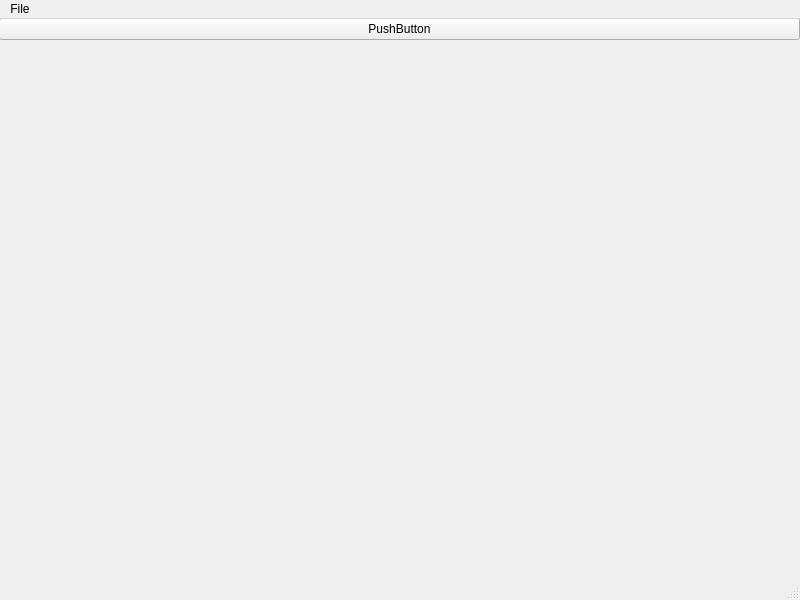
<?xml version="1.0" encoding="UTF-8"?>
<ui version="4.0">
 <class>MainWindow</class>
 <widget class="QMainWindow" name="MainWindow">
  <property name="geometry">
   <rect>
    <x>0</x>
    <y>0</y>
    <width>800</width>
    <height>600</height>
   </rect>
  </property>
  <property name="windowTitle">
   <string>MainWindow</string>
  </property>
  <widget class="QWidget" name="centralwidget">
   <widget class="QWidget" name="verticalLayoutWidget">
    <property name="geometry">
     <rect>
      <x>-1</x>
      <y>-1</y>
      <width>801</width>
      <height>561</height>
     </rect>
    </property>
    <layout class="QVBoxLayout" name="verticalLayout">
     <property name="sizeConstraint">
      <enum>QLayout::SetMaximumSize</enum>
     </property>
     <item>
      <widget class="QPushButton" name="pushButton">
       <property name="text">
        <string>PushButton</string>
       </property>
      </widget>
     </item>
    </layout>
   </widget>
  </widget>
  <widget class="QMenuBar" name="menubar">
   <property name="geometry">
    <rect>
     <x>0</x>
     <y>0</y>
     <width>800</width>
     <height>31</height>
    </rect>
   </property>
   <widget class="QMenu" name="menuFile">
    <property name="title">
     <string>File</string>
    </property>
    <addaction name="actionQuit"/>
   </widget>
   <addaction name="menuFile"/>
  </widget>
  <widget class="QStatusBar" name="statusbar"/>
  <action name="actionQuit">
   <property name="text">
    <string>Quit</string>
   </property>
  </action>
 </widget>
 <resources/>
 <connections/>
</ui>
